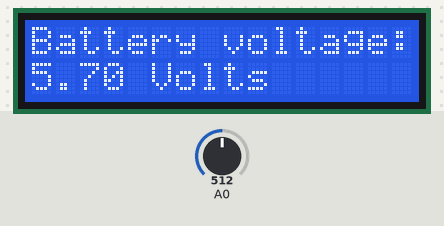
A sketch run on a simulated Arduino Uno, built with avr-gcc and run on an emulated ATmega328P. Shown: 16×2 character LCD. The test bench sets the inputs (shaded band); at power-on: A0 = 512.

Above: at 1.2 s.
1.3 s: A0 set to 716
At 2.5 s:
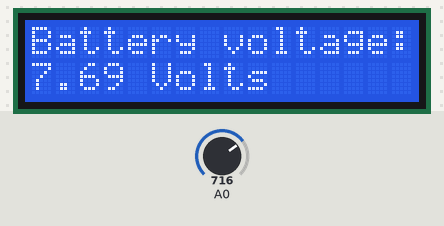
2.8 s: A0 set to 900
At 3.6 s:
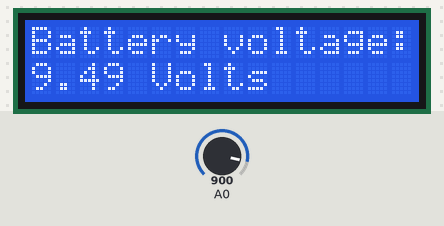
4.3 s: A0 set to 1023
At 4.8 s:
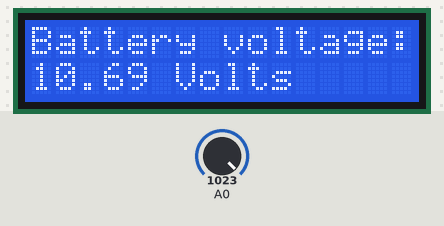
5.8 s: A0 set to 959
At 7.0 s:
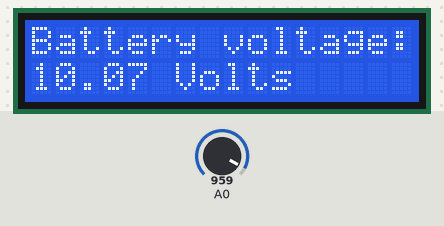
7.3 s: A0 set to 937
At 8.3 s:
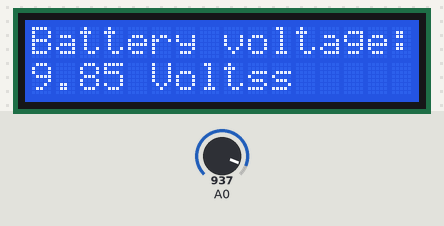
Timing chart, 0 to 9.8 s (numbered marks = the images above; inputs shaded):
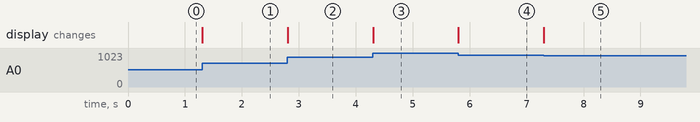

Measured:
- the behaviour switches between 952 and 951 on A0 (found by bisection; images 4 and 5)
- after the input at 1.3 s, the display: changes at once (image 1)
- after the input at 2.8 s, the display: changes at once (image 2)
- after the input at 4.3 s, the display: changes at once (image 3)
- after the input at 5.8 s, the display: changes at once (image 4)
- after the input at 7.3 s, the display: changes at once (image 5)

The sketch:

tester_display.ino
```cpp
#include <LiquidCrystal.h>

#define DIODE_DROP 0.7


LiquidCrystal lcd(13, 12, 11, 10, 9, 8);

void setup() {
    lcd.begin(16, 2);
    lcd.print("Battery voltage: ");
}

void loop() {
    float voltage = analogRead(A0) / 1024.0 * 10.0;
    if (voltage > 0.1)
        voltage += DIODE_DROP;

    lcd.setCursor(0, 2);
    lcd.print(voltage, 2);
    lcd.print(" Volts");
}
```
